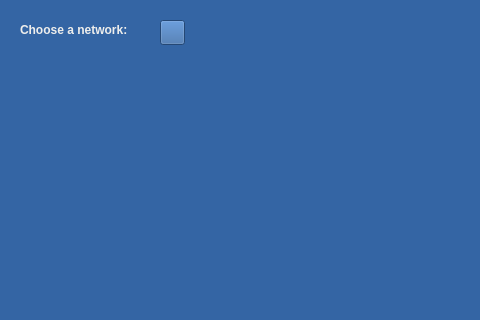
<?xml version="1.0" encoding="UTF-8"?>
<ui version="4.0">
 <class>wifilist</class>
 <widget class="QMainWindow" name="wifilist">
  <property name="geometry">
   <rect>
    <x>0</x>
    <y>0</y>
    <width>480</width>
    <height>320</height>
   </rect>
  </property>
  <property name="windowTitle">
   <string>MainWindow</string>
  </property>
  <property name="autoFillBackground">
   <bool>false</bool>
  </property>
  <widget class="QWidget" name="centralwidget">
   <property name="sizePolicy">
    <sizepolicy hsizetype="Fixed" vsizetype="Fixed">
     <horstretch>0</horstretch>
     <verstretch>0</verstretch>
    </sizepolicy>
   </property>
   <property name="autoFillBackground">
    <bool>false</bool>
   </property>
   <property name="styleSheet">
    <string notr="true">background-color: rgb(52, 101, 164);</string>
   </property>
   <widget class="QListWidget" name="ssidlist">
    <property name="geometry">
     <rect>
      <x>30</x>
      <y>50</y>
      <width>420</width>
      <height>260</height>
     </rect>
    </property>
    <property name="font">
     <font>
      <weight>75</weight>
      <bold>true</bold>
     </font>
    </property>
    <property name="autoFillBackground">
     <bool>true</bool>
    </property>
    <property name="styleSheet">
     <string notr="true">QListView::item { padding: 3px 5px 3px 8px; border-radius: 5px;background-color: rgb(252, 175, 62);}
QListView {border-radius: 10px}
QScrollBar:vertical { width: 40px; margin: 0px;}
QScrollBar::add-line:vertical, QScrollBar::sub-line:vertical  { height: 0px; }
QScrollBar::add-page:vertical, QScrollBar::sub-page:vertical { height: 0px; }
</string>
    </property>
   </widget>
   <widget class="QLabel" name="wifilist1">
    <property name="geometry">
     <rect>
      <x>20</x>
      <y>20</y>
      <width>135</width>
      <height>20</height>
     </rect>
    </property>
    <property name="font">
     <font>
      <weight>75</weight>
      <bold>true</bold>
     </font>
    </property>
    <property name="styleSheet">
     <string notr="true">color: rgb(238, 238, 236);</string>
    </property>
    <property name="text">
     <string>Choose a network:</string>
    </property>
   </widget>
   <widget class="QPushButton" name="refreshbtn">
    <property name="geometry">
     <rect>
      <x>160</x>
      <y>20</y>
      <width>25</width>
      <height>25</height>
     </rect>
    </property>
    <property name="text">
     <string/>
    </property>
   </widget>
  </widget>
 </widget>
 <resources/>
 <connections/>
</ui>
